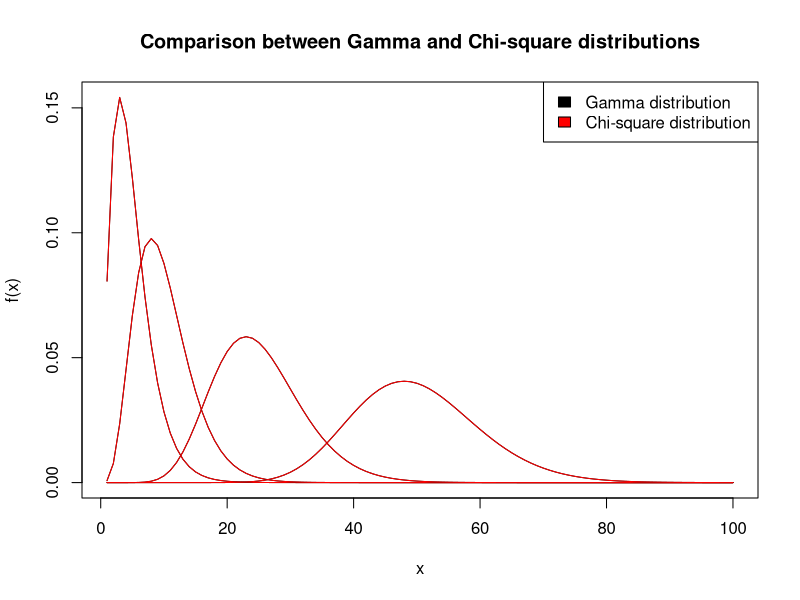
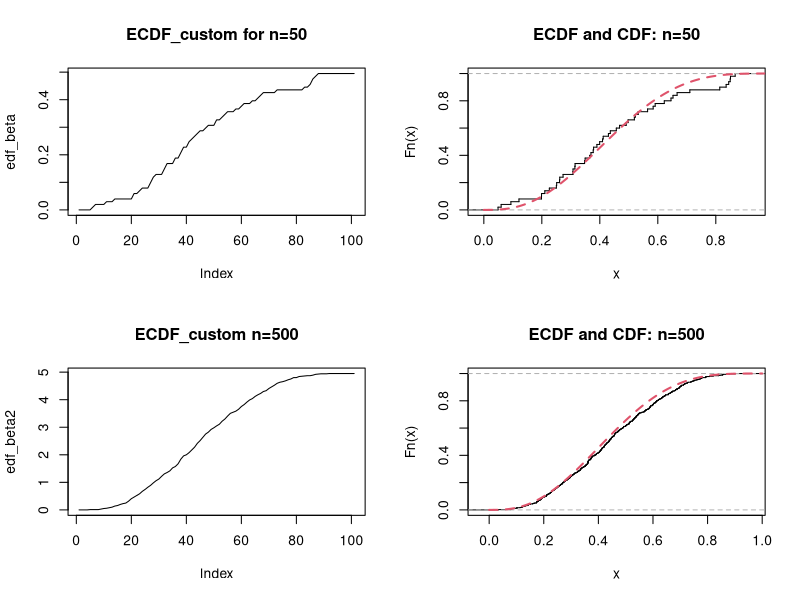

Recreate these plots in R, in order.
## ---- chunk 1
knitr::opts_chunk$set(echo = TRUE)
## ---- chunk 2
shapes <- c(5, 10, 25, 50)
plot(1:100, dgamma(1:100, shapes[1]/2, 1/2), type="l", col='black', xlab="x", ylab="f(x)", main="Comparison between Gamma and Chi-square distributions")
lines(1:100, dchisq(1:100, shapes[1]), col='red')
lines(1:100, dgamma(1:100, shapes[2]/2, 1/2), type="l", col='black')
lines(1:100, dchisq(1:100, shapes[2]), col='red')
lines(1:100, dgamma(1:100, shapes[3]/2, 1/2), type="l", col='black')
lines(1:100, dchisq(1:100, shapes[3]), col='red')
lines(1:100, dgamma(1:100, shapes[4]/2, 1/2), type="l", col='black')
lines(1:100, dchisq(1:100, shapes[4]), col='red')
legend("topright", legend=c("Gamma distribution", "Chi-square distribution"), fill=c("black", "red"))
## ---- chunk 3
print(paste("The 5% quantile for Gamma(3,3) is found at ", qgamma(0.05,3,3)))
print(paste("The 95% quantile for Gamma(3,3) is found at ", qgamma(0.95,3,3)))
## ---- chunk 4
ecdf_custom <- function(t,X)
{
  X <- sort(X)
  out <- numeric(length(X))
  for(i in 1:length(X)) {
    indicator <- as.numeric(t<=X[i])
    out[i] <- sum(indicator)/length(X)
  }
  out
}

set.seed(2)
par(mfrow=c(2,2))
n<-50
y<-rbeta(n, 3,4)
edf_beta<-ecdf_custom(y, seq(from=0, to=1, by=0.01))
tt<-seq(from=0, to=1, by=0.01)
plot(edf_beta, main="ECDF_custom for n=50", type='l')
edf_beta<-ecdf(y)
plot(edf_beta, verticals=TRUE, do.p=FALSE, main="ECDF and CDF: n=50")
lines(tt, pbeta(tt,3,4), col=2, lty=2, lwd=2)
n2<-500
y2<-rbeta(n2, 3,4)
edf_beta2<-ecdf_custom(y2, seq(from=0, to=1, by=0.01))
plot(edf_beta2, main="ECDF_custom n=500", type='l')
edf_beta2<-ecdf(y2)
plot(edf_beta2, verticals=TRUE, do.p=FALSE, main="ECDF and CDF: n=500")
lines(tt, pbeta(tt,3,4), col=2, lty=2, lwd=2)
